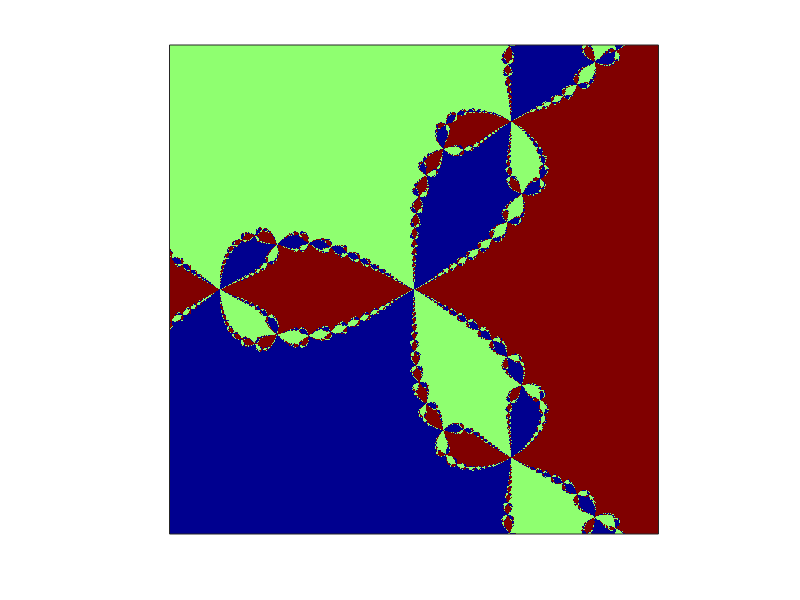

This figure's MATLAB source:
function newtonfractal

%%% Didier Gonze
%%% 16/9/2011
%%% Adapted from http://hmf.enseeiht.fr/travaux/CD0203/travaux/optmfn/hi/03pa/hyd51/

%%% Compute the bassin of attraction of the solution of z^n-1=0 according to the
%%% Newton-Raphson method. 

%%% Let's define f(x)=z^n-1
%%% The n roots z_k of this equation are z_k=e^(2*i*pi*k/n)
%%% The Newton's method is applied to a set of starting point:
%%% x_n=x_(n-1)-f(x-1)/f'(x-1) <=> z_i = z_(i-1)-(z_(i-1)^n-1)/(n*z_(i-1)^(n-1)) 
%%% After niter iterations, each starting point is colored depending 
%%% either on which roots the initial point has converged to (criteria 1).
%%% or on the rapidity of convergence (criteria 2).

clear;
clc;

%%% Parameters

n=3;                     % parameter of the equation (gives the number of roots)
niter = 50;              % number of iteration
tol = 0.001;             % tolerance
criteria=1;              % criteria for colors
nx = 500;                % x resolution
ny = 500;                % y resolution
xmin = -1; xmax = 1;     % x limits
ymin = -1; ymax = 1;     % y limits

%%% Initialization

dx = (xmax - xmin)/(nx-1);
dy = (ymax - ymin)/(ny-1);

x(1:nx) = xmin:dx:xmax;
y(1:ny) = ymin:dy:ymax;

z = zeros(nx,ny);

for ix=1:nx
z(ix,:) = x(ix) + i*y(:)';
end

zcolor = zeros(nx,ny);

%%% Run

if criteria==1     % colour according to which roots the initial point has converged to

    for j=1:niter;
    z = z -(z.^n -1)./(n.*z.^(n-1));
    end

    for k=1:n
    cr(k) = exp(i*2*pi*k/n);
    zcolor = zcolor + k *(abs(z-cr(k))<tol);
    end

elseif criteria==2   % colour according to the rapidity of convergence
    
    for j=1:niter;
    z = z -(z.^n -1)./(n.*z.^(n-1));
        for k=1:n
        cr(k) = exp(i*2*pi*k/n);
        zcolor=zcolor+j*(abs(z-cr(k))<tol)/210;
        end
    end

end


%%% Figure

figure(1)
clf;

%pcolor(x,y,zcolor');
imagesc(zcolor')
%shading flat;
colormap(jet);
%set(gca,'xtick',[-2:0.5:2],'ytick',[-2:0.5:2]);

axis square
set(gca,'XTickLabel',{''})
set(gca,'YTickLabel',{''})
set(gca,'XTick',[])
set(gca,'YTick',[])

